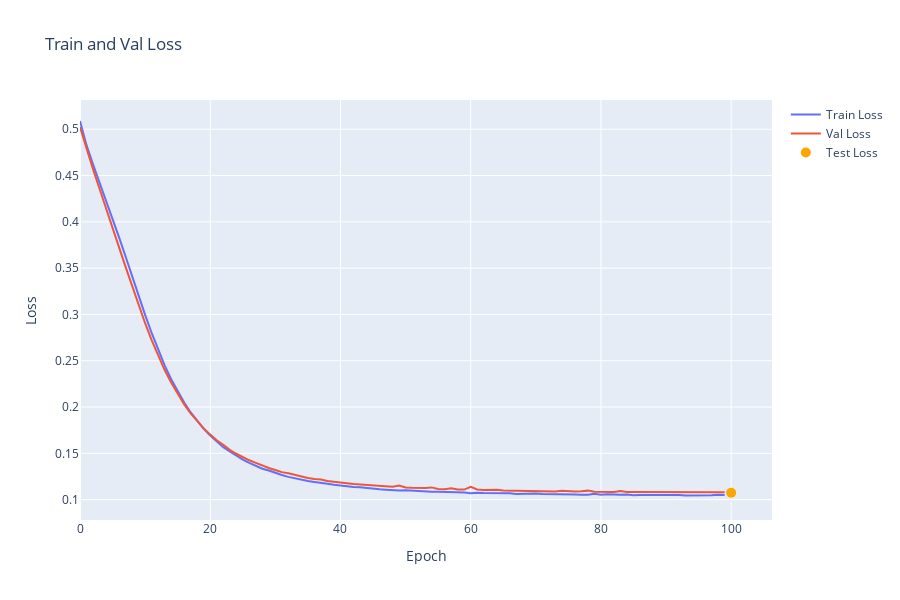

Write notebook code for a chart like this one.
### Code cell
fig = go.Figure()
fig.add_trace(go.Scatter(x=np.arange(len(train_losses)), y=train_losses, mode='lines', name='Train Loss'))
fig.add_trace(go.Scatter(x=np.arange(len(val_losses)), y=val_losses, mode='lines', name='Val Loss'))
fig.update_layout(height=600, title='Train and Val Loss', xaxis_title='Epoch', yaxis_title='Loss')
fig.add_trace(go.Scatter(x=[len(train_losses)], y=[test_loss], mode='markers', marker=dict(color='orange', size=10), name='Test Loss'))
fig.show()
